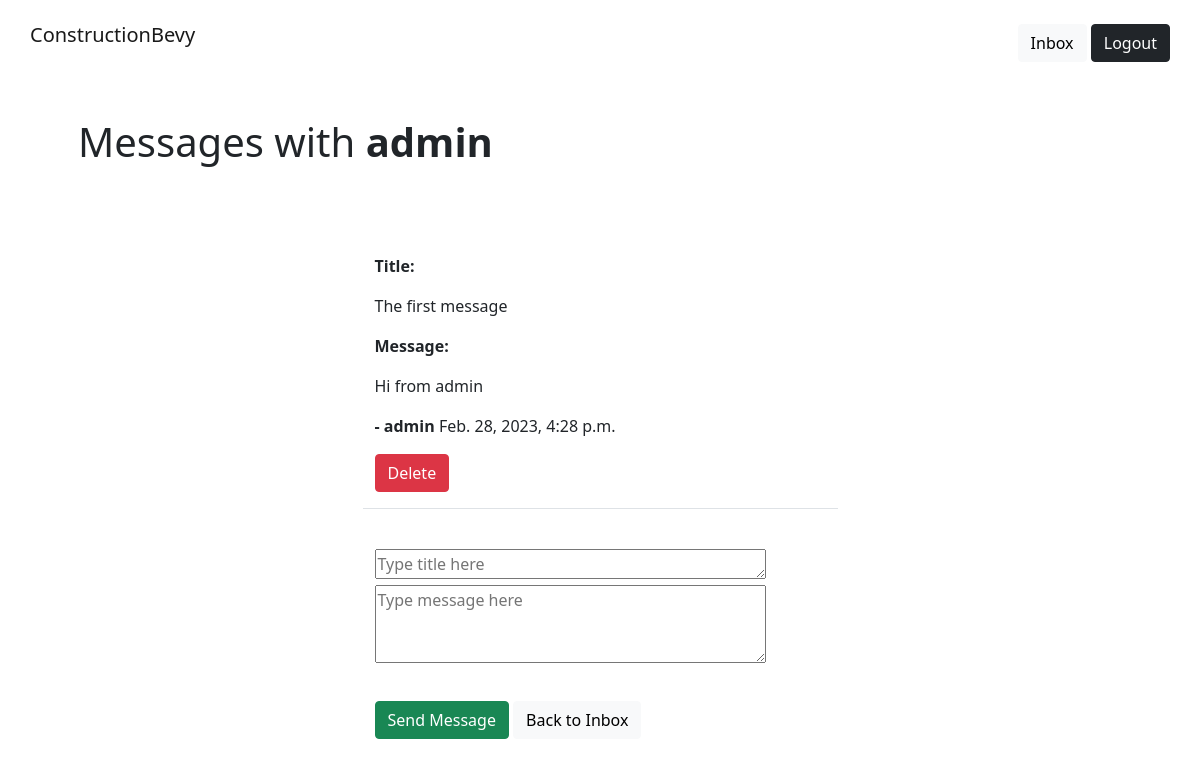
Page /network/inbox/2 (signed in) on the committed database.
### Network/models.py (models this page shows)
class ThreadModel(models.Model):
    user = models.ForeignKey(User, on_delete=models.CASCADE, related_name='+')
    receiver = models.ForeignKey(User, on_delete=models.CASCADE, related_name='+')

class MessageModel(models.Model):
    thread = models.ForeignKey('ThreadModel', related_name='+', on_delete=models.CASCADE, blank=True, null=True)
    sender_user = models.ForeignKey(User, on_delete=models.CASCADE, related_name='+')
    receiver_user = models.ForeignKey(User, on_delete=models.CASCADE, related_name='+')
    title = models.CharField(max_length=100)
    body = models.CharField(max_length=1000)
    date = models.DateTimeField(default=timezone.now)

### Network/views.py (the view)
# urls.py: path('inbox/<int:pk>', ThreadView.as_view(), name='thread'),
class ThreadView(View):
    def get(self, request, pk, *args, **kwargs):
        form = MessageForm()
        thread = ThreadModel.objects.get(pk=pk)
        message_list = MessageModel.objects.filter(thread__pk__contains=pk)
        context = {
            'thread': thread,
            'form': form,
            'message_list': message_list
        }
        return render(request, 'network/thread.html', context)

### Network/forms.py
class MessageForm(forms.Form):
    title = forms.CharField(
        label='',
        widget=forms.Textarea(attrs={
            'rows': 1,
            'placeholder': 'Type title here'
        })
    )
    message = forms.CharField(
        label='',
        widget=forms.Textarea(attrs={
            'rows' : 3,
            'placeholder' : 'Type message here'
        })
    )

### Network/templates/network/thread.html (shortened to what this page needs)
{% extends 'landing/base.html' %}
{% block content %}
<div class="container">
  <div class="row">
    <div class="col-md-12 p-5">
      {% if thread.receiver == request.user %}
      <h1>Messages with <strong>{{thread.user}}</strong></h1>
      {% else %}
      <h1>Messages with <strong>{{thread.receiver}}</strong></h1>
      {% endif %}
    </div>
  </div>
  {% for message in message_list %}
  <div class="row justify-content-center mt-3">
    <div class="col-md-5 col-sm-12 border-bottom">
      {% if message.sender_user == request.user %}
        <div class="sent-message my-3">
          <p><strong>Title:</strong></p>
          <p>{{ message.title }}</p>
          <p><strong>Message:</strong></p>
          <p>{{ message.body }}</p>
          <p><strong> - {{ message.sender_user }}</strong> {{ message.date }}</p>
        </div>
      {% elif message.receiver_user == request.user %}
      <div class="received-message my-3">
        <p><strong>Title:</strong></p>
        <p>{{ message.title }}</p>
        <p><strong>Message:</strong></p>
        <p>{{ message.body }}</p>
        <p><strong> - {{ message.sender_user }}</strong> {{ message.date }}</p>
      </div>
      {% endif %}
      <a class="btn btn-danger" href="{% url 'delete-message' thread.pk message.pk %}">Delete</a>
    </div>
  </div>
  {% endfor %}
  <div class="row justify-content-center mt-3 mb-5">
    <div class="col-md-5 col-sm-12">
      <br>
      <form method="POST" action="{% url 'create-message' thread.pk %}" >
        {{ form }}
        <div class="mt-3">
          <button class="btn btn-success mt-3">Send Message</button>
          <a class="btn btn-light mt-3" href="{% url 'inbox' %}">Back to Inbox</a>
        </div>
      </form>
    </div>
  </div>
</div>
{% endblock content %}

### rows in the picture
ThreadModel: user "admin"
MessageModel: title "The first message", body "Hi from admin", sender_user "admin", date "Feb. 28, 2023, 4:28 p.m."
